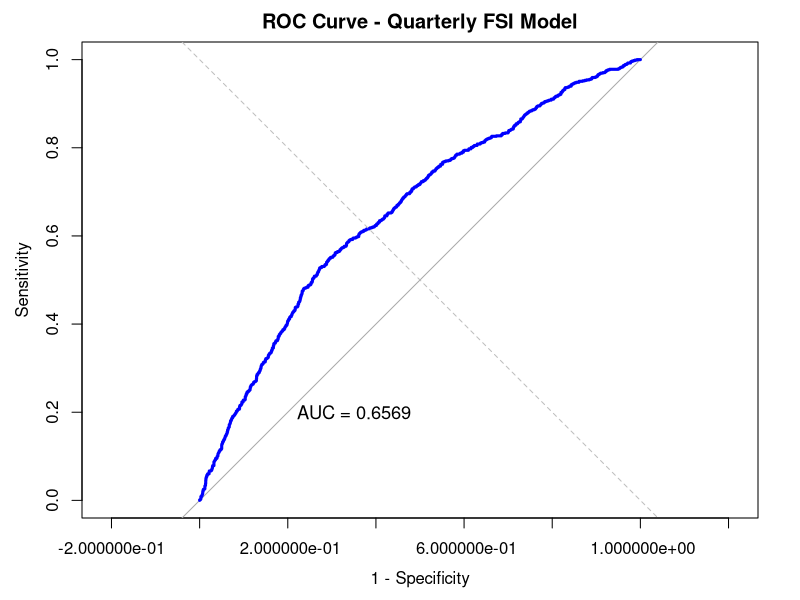
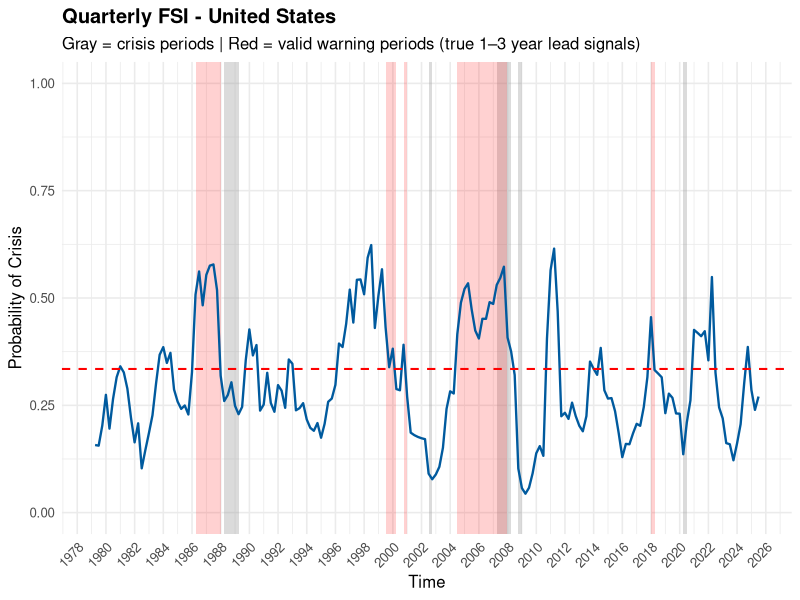
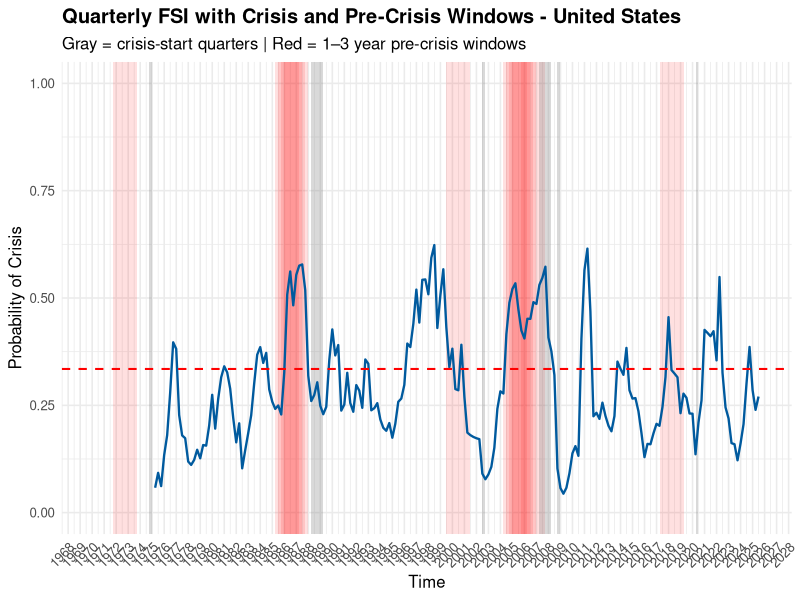
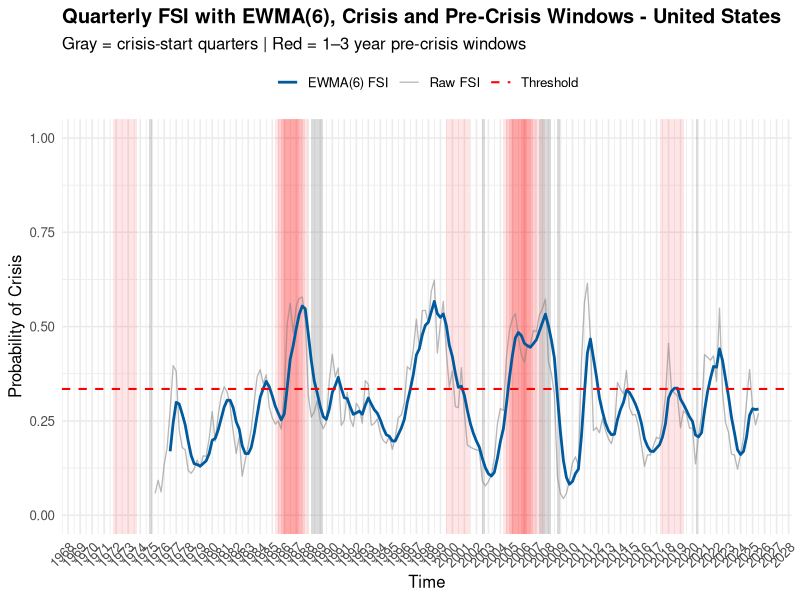

Source code (R) for these figures, in order:
# PROJECT: Financial Stability Indicator (FSI)
# SOURCE: EIB Working Paper (2019)
# PURPOSE: Reconstruction of an early-warning Financial Stability Indicator

### 1. ENVIRONMENT SETUP ----

# 1.1 Working directory
setwd("D:/PROIECTE/FSI INDICATOR")

# 1.2 Install required packages
# install.packages("dplyr")
# install.packages("pROC")
# install.packages("ggplot2")

# 1.3 Load libraries
library(dplyr)
library(pROC)
library(ggplot2)

### 2. DATA IMPORT----

# Import the quarterly panel dataset used for FSI construction
X <- read.table(
  file = "FSI INDICATOR.txt",
  sep = "\t",
  header = TRUE,
  dec = ".",
  check.names = FALSE
)

### 3. INITIAL DATA CHECKS----

# 3.1 Convert quarterly date field and extract calendar year
X$QuarterlyDate <- as.Date(X$QuarterlyDate)
X$Year <- as.numeric(format(X$QuarterlyDate, "%Y"))

# 3.2 Structure checks
str(X)
summary(X)
table(X$Country)

# 3.3 Verify ordering
X <- X[order(X$Country, X$QuarterlyDate), ]

### 4. CRISIS EVENT DEFINITION----

# This section reconstructs crisis start events using:
# - systemic banking crises
# - equity price crashes
# A crisis is flagged if either event type occurs.

# 4.1 Banking crisis events (Laeven & Valencia + EIB appendix)
banking_events <- data.frame(
  Country = c("Austria","Belgia","Columbia","Switzerland","Germany","Denmark","Spain",
              "Finland","France","UnitedKingdom","Greece","Hungary","Hungary","Ireland",
              "Italy","Japan","Korea","Netherlands","Norway","Portugal","Sweden","Sweden",
              "United States","United States"),
  start_year = c(2008,2008,1998,2008,2008,2008,2008,1991,2008,2007,2008,1991,2008,2008,
                 2008,1997,1997,2008,1991,2008,1991,2008,1988,2007)
)

X$banking_crisis_start <- 0

for (i in 1:nrow(banking_events)) {
  X$banking_crisis_start[
    X$Country == banking_events$Country[i] &
      X$Year == banking_events$start_year[i]
  ] <- 1
}

# Number of quarterly observations flagged as banking crisis start
cat("Quarterly observations flagged as banking crisis start:",
    sum(X$banking_crisis_start, na.rm = TRUE), "\n")

# 4.2 Equity price shocks
# The study uses quarterly equity declines greater than 15%.
if ("SharePricesQoQ" %in% names(X)) {
  X$equity_crash_start <- ifelse(
    !is.na(X$SharePricesQoQ) & X$SharePricesQoQ <= -0.15,
    1, 0
  )
} else {
  X$equity_crash_start <- 0
}

# Number of quarterly observations flagged as equity crashes
cat("Quarterly observations flagged as equity crashes:",
    sum(X$equity_crash_start, na.rm = TRUE), "\n")

# 4.3 Combined crisis indicator
X$crisis_start <- ifelse(
  X$banking_crisis_start == 1 | X$equity_crash_start == 1,
  1, 0
)

cat("Quarterly observations flagged as crisis start:",
    sum(X$crisis_start, na.rm = TRUE), "\n")

### 5. QUARTERLY TARGET CONSTRUCTION AND EXCLUSION RULES ----

# In the quarterly version:
# - exclusion removes the crisis quarter and the next 8 quarters
# - target is set to 1 if a crisis starts within the next 4 to 12 quarters
# This approximates a 1–3 year early-warning horizon in quarterly data.

X$crisis_dummy <- 0
X$exclude <- 0

for (ctry in unique(X$Country)) {
  
  idx <- which(X$Country == ctry)
  idx <- idx[order(X$QuarterlyDate[idx])]
  n <- length(idx)
  
  # 5.1 Exclusion window: crisis quarter + next 8 quarters
  event_pos <- which(X$crisis_start[idx] == 1)
  
  for (p in event_pos) {
    end_excl <- min(p + 8, n)
    X$exclude[idx[p:end_excl]] <- 1
  }
  
  # 5.2 Early-warning target: crisis in t+4 to t+12 quarters
  for (k in 1:n) {
    future_pos <- (k + 4):(k + 12)
    future_pos <- future_pos[future_pos <= n]
    
    if (length(future_pos) > 0 &&
        any(X$crisis_start[idx[future_pos]] == 1)) {
      X$crisis_dummy[idx[k]] <- 1
    }
  }
}
### 6. TRAINING SAMPLE DEFINITION----

vars <- c("CreditGDP", "CreditGDPgrowth5Y", "HPIgrowth5Y", "SharePricesgrowth2Y")

X_train <- X[X$QuarterlyDate <= as.Date("2025-06-30") & X$exclude == 0,
             c("Country", "QuarterlyDate", "crisis_dummy", vars)]

X_train <- X_train[complete.cases(X_train[, c("crisis_dummy", vars)]), ]

### 7. FEATURE STANDARDIZATION ----

# Standardization is performed by country using historical means and standard deviations
# computed on the quarterly training set.

stats_list <- list()

for (v in vars) {
  stats <- X_train %>%
    group_by(Country) %>%
    summarise(
      Mean = mean(.data[[v]], na.rm = TRUE),
      Sd   = sd(.data[[v]], na.rm = TRUE),
      .groups = "drop"
    )
  stats_list[[v]] <- stats
}

standardize <- function(df, v, stats) {
  if ("Mean" %in% names(df)) df$Mean <- NULL
  if ("Sd" %in% names(df)) df$Sd <- NULL
  
  df <- left_join(df, stats, by = "Country")
  df[[paste0(v, "_z")]] <- (df[[v]] - df$Mean) / df$Sd
  
  return(df)
}

X_train_std <- X_train
for (v in vars) {
  X_train_std <- standardize(X_train_std, v, stats_list[[v]])
}
### 8. MODEL ESTIMATION ----

# Logistic regression is used to estimate the probability of crisis
# within a 4–12 quarter horizon.

model_fsi_q <- glm(
  crisis_dummy ~ CreditGDP_z + CreditGDPgrowth5Y_z + HPIgrowth5Y_z + SharePricesgrowth2Y_z,
  data = X_train_std,
  family = binomial(link = "logit")
)

summary(model_fsi_q)

#The estimated quarterly logistic specification suggests that financial vulnerability is most strongly associated with equity-market dynamics, followed by credit conditions. In particular, the coefficient on SharePricesgrowth2Y_z is positive and highly statistically significant, indicating that stronger two-year equity price growth is associated with a higher probability of a crisis event within the subsequent 4–12 quarters. This is consistent with the idea that sustained asset-price booms may signal the build-up of financial imbalances.
#Both CreditGDP_z and CreditGDPgrowth5Y_z also enter the model with positive and statistically significant coefficients. This implies that higher credit-to-GDP levels and stronger medium-term credit expansion are associated with greater crisis vulnerability, which is economically consistent with standard early-warning theory. By contrast, HPIgrowth5Y_z is not statistically significant in this specification, suggesting that five-year house-price growth does not add meaningful explanatory power once the other predictors are included.
#At the model level, the decline in deviance from 3696.6 to 3506.6 indicates that the explanatory variables improve fit relative to the intercept-only benchmark. Overall, the results suggest that the quarterly adaptation of the FSI framework captures relevant early-warning information, with equity growth emerging as the dominant predictor and credit-related variables also contributing meaningfully, while housing-price growth appears less informative in this specification.
#Because the predictors are standardized, each coefficient measures the effect of a one-standard-deviation increase in the corresponding variable. 
#A one-standard-deviation increase in CreditGDP_z is associated with an increase of about 18.3% in the odds of a crisis occurring within the next 4–12 quarters, holding the other variables constant.
#A one-standard-deviation increase in CreditGDPgrowth5Y_z is associated with an increase of about 20.2% in the odds of a future crisis, ceteris paribus.
#A one-standard-deviation increase in HPIgrowth5Y_z is associated with a decrease of about 4.5% in the odds of crisis, although this effect is not statistically significant in this specification.
#A one-standard-deviation increase in SharePricesgrowth2Y_z is associated with an increase of about 73.2% in the odds of a future crisis, holding the remaining predictors constant. This makes two-year equity growth the strongest predictor in the model.


### 9. IN-SAMPLE MODEL EVALUATION ----

X_train_std$probs <- predict(model_fsi_q, type = "response")

roc_obj <- roc(X_train_std$crisis_dummy, X_train_std$probs, quiet = TRUE)
auc_val <- auc(roc_obj)

cat("In-Sample AUROC:", round(auc_val, 4), "\n")

# Interpretation:
# The in-sample AUROC of 0.6569 indicates moderate but limited discriminatory power.
# The model performs better than random classification, but its ability to distinguish
# crisis-related observations from tranquil periods remains relatively weak.
# In practical terms, this suggests that the quarterly specification contains useful
# early-warning information, although the signal is not strong enough to support
# high-confidence classification on its own.

# ROC curve
plot(
  roc_obj,
  col = "blue",
  lwd = 3,
  main = "ROC Curve - Quarterly FSI Model",
  legacy.axes = TRUE
)
abline(a = 0, b = 1, lty = 2, col = "gray")
text(
  0.65, 0.2,
  labels = paste("AUC =", round(auc_val, 4)),
  cex = 1.1
)

coords_opt <- coords(roc_obj, "best", ret = "threshold")
threshold <- as.numeric(coords_opt[1])

cat("Optimal Threshold:", round(threshold, 4), "\n")

# Interpretation:
# The optimal classification threshold is 0.3347, which is notably below the
# conventional 0.50 cutoff. This indicates that the model needs a relatively
# permissive alarm threshold in order to balance sensitivity and specificity.
# In other words, crisis-related observations do not typically receive extremely
# high fitted probabilities, so a lower cutoff is required to identify a
# reasonable share of vulnerable periods.

### 10. FULL-SAMPLE QUARTERLY SCORING ----

X_pred <- X[, c("Country", "QuarterlyDate", "Year", "crisis_start", vars)]

for (v in vars) {
  X_pred <- standardize(X_pred, v, stats_list[[v]])
}

vars_z <- paste0(vars, "_z")
X_pred$FSI_raw_q <- NA

valid_idx <- complete.cases(X_pred[, vars_z]) & X_pred$QuarterlyDate <= as.Date("2025-06-30")

X_pred$FSI_raw_q[valid_idx] <- predict(
  model_fsi_q,
  newdata = X_pred[valid_idx, ],
  type = "response"
)
### 11. IN-SAMPLE VISUALIZATION ----

# This chart shows:
# - the quarterly FSI series
# - gray bands for crisis quarters
# - red bands only for warning quarters that were truly followed by a crisis
#   within the next 4 to 12 quarters
# - the optimal threshold as a dashed line

ctry_plot <- "United States"

# 1. Build plotting dataset
df_plot <- subset(
  X_pred,
  Country == ctry_plot &
    QuarterlyDate >= as.Date("1979-01-01") &
    QuarterlyDate <= as.Date("2025-06-30")
)

df_plot <- df_plot[order(df_plot$QuarterlyDate), ]

# 2. Define predicted alarms
df_plot$alarm <- ifelse(!is.na(df_plot$FSI_raw_q) & df_plot$FSI_raw_q > threshold, 1, 0)

# 3. Define "true warning" quarters:
#    an alarm at time t is a true warning only if a crisis starts in t+4 ... t+12
df_plot$true_warning <- 0

n <- nrow(df_plot)

for (i in 1:n) {
  future_idx <- (i + 4):(i + 12)
  future_idx <- future_idx[future_idx <= n]
  
  if (df_plot$alarm[i] == 1 &&
      length(future_idx) > 0 &&
      any(df_plot$crisis_start[future_idx] == 1, na.rm = TRUE)) {
    df_plot$true_warning[i] <- 1
  }
}

# 4. Function to convert consecutive 1s into shaded date intervals
make_intervals <- function(dates, flag_vec, band_days = 90) {
  idx <- which(flag_vec == 1)
  
  if (length(idx) == 0) {
    return(data.frame(xmin = as.Date(character()), xmax = as.Date(character())))
  }
  
  groups <- cumsum(c(1, diff(idx) != 1))
  
  out <- data.frame(
    xmin = tapply(dates[idx], groups, min),
    xmax = tapply(dates[idx], groups, max)
  )
  
  out$xmin <- as.Date(out$xmin, origin = "1970-01-01")
  out$xmax <- as.Date(out$xmax, origin = "1970-01-01") + band_days
  
  rownames(out) <- NULL
  return(out)
}

# 5. Build shaded bands
crisis_bands  <- make_intervals(df_plot$QuarterlyDate, df_plot$crisis_start, band_days = 90)
warning_bands <- make_intervals(df_plot$QuarterlyDate, df_plot$true_warning, band_days = 90)

# 6. Static chart
ggplot(df_plot, aes(x = QuarterlyDate, y = FSI_raw_q)) +
  
  # Gray crisis periods
  geom_rect(
    data = crisis_bands,
    aes(xmin = xmin, xmax = xmax, ymin = -Inf, ymax = Inf),
    inherit.aes = FALSE,
    fill = "gray60",
    alpha = 0.35
  ) +
  
  # Red true-warning periods
  geom_rect(
    data = warning_bands,
    aes(xmin = xmin, xmax = xmax, ymin = -Inf, ymax = Inf),
    inherit.aes = FALSE,
    fill = "red",
    alpha = 0.18
  ) +
  
  # FSI line
  geom_line(color = "#005a9e", linewidth = 0.8, na.rm = TRUE) +
  
  # Threshold
  geom_hline(
    yintercept = threshold,
    color = "red",
    linetype = "dashed",
    linewidth = 0.7
  ) +
  
  scale_x_date(
    date_breaks = "2 years",
    date_labels = "%Y"
  ) +
  
  scale_y_continuous(
    limits = c(0, 1),
    name = "Probability of Crisis"
  ) +
  
  labs(
    title = paste("Quarterly FSI -", ctry_plot),
    subtitle = "Gray = crisis periods | Red = valid warning periods (true 1–3 year lead signals)",
    x = "Time"
  ) +
  
  theme_minimal(base_size = 12) +
  theme(
    plot.title = element_text(face = "bold"),
    axis.text.x = element_text(angle = 45, hjust = 1)
  )
### 12. OUT-OF-SAMPLE RECURSIVE ESTIMATION ----

# This block implements a recursive real-time quarterly framework:
# - re-estimate the quarterly model each year using all information available up to the previous year-end
# - compute a dynamic threshold from the current training sample
# - generate quarterly out-of-sample FSI values for the test year

start_pred_year <- 1985
end_pred_year   <- 2025

X_oos_results <- data.frame()

cat("\n--- STARTING RECURSIVE OOS ESTIMATION (QUARTERLY):", start_pred_year, "-", end_pred_year, "---\n")

for (yr in start_pred_year:end_pred_year) {
  
  cat(paste("Processing year:", yr, "... "))
  flush.console()
  
  # 12.1 Define recursive quarterly training set
  X_train_iter <- X[
    X$QuarterlyDate < as.Date(paste0(yr, "-01-01")) & X$exclude == 0,
    c("Country", "QuarterlyDate", "crisis_dummy", vars)
  ]
  
  X_train_iter <- X_train_iter[complete.cases(X_train_iter[, c("crisis_dummy", vars)]), ]
  
  if (sum(X_train_iter$crisis_dummy, na.rm = TRUE) < 5) {
    cat("SKIPPED (insufficient crisis events)\n")
    next
  }
  
  # 12.2 Country-level standardization based on available quarterly history
  stats_iter <- list()
  X_train_std_iter <- X_train_iter
  
  for (v in vars) {
    stats <- X_train_iter %>%
      group_by(Country) %>%
      summarise(
        Mean = mean(.data[[v]], na.rm = TRUE),
        Sd   = sd(.data[[v]], na.rm = TRUE),
        .groups = "drop"
      )
    
    stats_iter[[v]] <- stats
    
    X_train_std_iter <- left_join(X_train_std_iter, stats, by = "Country")
    X_train_std_iter[[paste0(v, "_z")]] <- (X_train_std_iter[[v]] - X_train_std_iter$Mean) / X_train_std_iter$Sd
    X_train_std_iter$Mean <- NULL
    X_train_std_iter$Sd <- NULL
  }
  
  vars_z <- paste0(vars, "_z")
  X_train_std_iter <- X_train_std_iter[complete.cases(X_train_std_iter[, c("crisis_dummy", vars_z)]), ]
  
  # 12.3 Refit quarterly model
  model_oos <- tryCatch({
    glm(
      crisis_dummy ~ CreditGDP_z + CreditGDPgrowth5Y_z + HPIgrowth5Y_z + SharePricesgrowth2Y_z,
      data = X_train_std_iter,
      family = binomial(link = "logit")
    )
  }, error = function(e) return(NULL))
  
  if (is.null(model_oos)) {
    cat("MODEL ERROR\n")
    next
  }
  
  # 12.4 Dynamic threshold from current training sample
  probs_train <- predict(model_oos, type = "response")
  roc_train <- roc(X_train_std_iter$crisis_dummy, probs_train, quiet = TRUE)
  coords_opt <- coords(roc_train, "best", ret = "threshold", transpose = TRUE)
  
  current_threshold <- as.numeric(coords_opt[1])
  
  if (is.infinite(current_threshold) || is.na(current_threshold)) {
    current_threshold <- 0.20
  }
  
  # 12.5 Test-year quarterly prediction
  X_test_quarterly <- X[
    X$Year == yr,
    c("Country", "QuarterlyDate", "Year", "crisis_start", "crisis_dummy", vars)
  ]
  
  for (v in vars) {
    stats_to_use <- stats_iter[[v]]
    
    X_test_quarterly <- left_join(X_test_quarterly, stats_to_use, by = "Country")
    X_test_quarterly[[paste0(v, "_z")]] <- (X_test_quarterly[[v]] - X_test_quarterly$Mean) / X_test_quarterly$Sd
    X_test_quarterly$Mean <- NULL
    X_test_quarterly$Sd <- NULL
  }
  
  X_test_quarterly <- X_test_quarterly[complete.cases(X_test_quarterly[, vars_z]), ]
  
  if (nrow(X_test_quarterly) > 0) {
    X_test_quarterly$FSI_OOS <- predict(model_oos, newdata = X_test_quarterly, type = "response")
    X_test_quarterly$Dynamic_Threshold <- current_threshold
    
    X_oos_results <- bind_rows(
      X_oos_results,
      X_test_quarterly[, c("Country", "QuarterlyDate", "Year", "crisis_start", "crisis_dummy", "FSI_OOS", "Dynamic_Threshold")]
    )
    
    cat("OK (Threshold:", round(current_threshold, 3), ")\n")
  } else {
    cat("SKIPPED\n")
  }
}

cat("--- RECURSIVE OOS ESTIMATION COMPLETED ---\n")

### 13. OOS VISUALIZATION ----

ctry_plot <- "United States"

# 1. Series to plot
df_plot <- subset(
  X_pred,
  Country == ctry_plot &
    QuarterlyDate <= as.Date("2025-06-30")
)

df_plot <- df_plot[order(df_plot$QuarterlyDate), ]

# 2. Crisis-start quarters
df_crisis <- subset(
  X,
  Country == ctry_plot &
    crisis_start == 1 &
    QuarterlyDate <= as.Date("2025-06-30")
)

df_crisis <- df_crisis[order(df_crisis$QuarterlyDate), ]

# 3. Gray crisis windows (one quarter)
crisis_windows <- data.frame(
  xmin = df_crisis$QuarterlyDate,
  xmax = df_crisis$QuarterlyDate + 90
)

# 4. Red pre-crisis windows: from t-12 quarters to t-4 quarters
pre_crisis_windows <- data.frame(
  xmin = df_crisis$QuarterlyDate - 365 * 3,
  xmax = df_crisis$QuarterlyDate - 365
)

if (nrow(pre_crisis_windows) > 0) {
  pre_crisis_windows$xmin <- pmax(
    pre_crisis_windows$xmin,
    min(df_plot$QuarterlyDate, na.rm = TRUE)
  )
}

# 5. Plot
ggplot(df_plot, aes(x = QuarterlyDate, y = FSI_raw_q)) +
  
  # Red pre-crisis windows
  geom_rect(
    data = pre_crisis_windows,
    aes(xmin = xmin, xmax = xmax, ymin = -Inf, ymax = Inf),
    inherit.aes = FALSE,
    fill = "red",
    alpha = 0.12
  ) +
  
  # Gray crisis quarters
  geom_rect(
    data = crisis_windows,
    aes(xmin = xmin, xmax = xmax, ymin = -Inf, ymax = Inf),
    inherit.aes = FALSE,
    fill = "gray50",
    alpha = 0.30
  ) +
  
  # FSI line
  geom_line(color = "#005a9e", linewidth = 0.8, na.rm = TRUE) +
  
  # Threshold
  geom_hline(
    yintercept = threshold,
    color = "red",
    linetype = "dashed",
    linewidth = 0.7
  ) +
  
  scale_x_date(
    date_breaks = "1 year",
    date_labels = "%Y"
  ) +
  
  scale_y_continuous(
    limits = c(0, 1),
    name = "Probability of Crisis"
  ) +
  
  labs(
    title = paste("Quarterly FSI with Crisis and Pre-Crisis Windows -", ctry_plot),
    subtitle = "Gray = crisis-start quarters | Red = 1–3 year pre-crisis windows",
    x = "Time"
  ) +
  
  theme_minimal(base_size = 12) +
  theme(
    plot.title = element_text(face = "bold"),
    axis.text.x = element_text(angle = 45, hjust = 1)
  )

### 14. EWMA SMOOTHING OF THE QUARTERLY FSI ----

# This step smooths the raw quarterly FSI series using an exponentially weighted
# moving average over the latest 6 quarters. This is consistent with the paper's
# out-of-sample logic, where recent observations receive the highest weight.

# EWMA weights for 6 observations (oldest -> newest), approximately as in the paper
w6 <- c(0.05, 0.09, 0.14, 0.19, 0.24, 0.29)
w6 <- w6 / sum(w6)

# Helper function: rolling EWMA over the last 6 valid observations
ewma_6 <- function(x, w = w6) {
  n <- length(x)
  out <- rep(NA_real_, n)
  
  for (i in seq_len(n)) {
    if (i >= 6) {
      window <- x[(i - 5):i]
      if (all(!is.na(window))) {
        out[i] <- sum(window * w)
      }
    }
  }
  
  out
}

# Apply by country
X_pred <- X_pred[order(X_pred$Country, X_pred$QuarterlyDate), ]

X_pred$FSI_ewma6_q <- NA_real_

for (ctry in unique(X_pred$Country)) {
  idx <- which(X_pred$Country == ctry)
  idx <- idx[order(X_pred$QuarterlyDate[idx])]
  
  X_pred$FSI_ewma6_q[idx] <- ewma_6(X_pred$FSI_raw_q[idx])
}

summary(X_pred$FSI_raw_q)
summary(X_pred$FSI_ewma6_q)

sum(!is.na(X_pred$FSI_raw_q))
sum(!is.na(X_pred$FSI_ewma6_q))

### 15. GRAPHIC EWMA OOS ----

ctry_plot <- "United States"

# 1. Plotting dataset
df_plot <- subset(
  X_pred,
  Country == ctry_plot &
    QuarterlyDate <= as.Date("2025-06-30")
)

df_plot <- df_plot[order(df_plot$QuarterlyDate), ]

# 2. Crisis-start quarters for the plotted country
df_crisis <- subset(
  X,
  Country == ctry_plot &
    crisis_start == 1 &
    QuarterlyDate <= as.Date("2025-06-30")
)

df_crisis <- df_crisis[order(df_crisis$QuarterlyDate), ]

# 3. Gray crisis windows: one quarter
crisis_windows <- data.frame(
  xmin = df_crisis$QuarterlyDate,
  xmax = df_crisis$QuarterlyDate + 90
)

# 4. Red pre-crisis windows: from t-12 quarters to t-4 quarters
pre_crisis_windows <- data.frame(
  xmin = df_crisis$QuarterlyDate - 365 * 3,
  xmax = df_crisis$QuarterlyDate - 365
)

if (nrow(pre_crisis_windows) > 0) {
  pre_crisis_windows$xmin <- pmax(
    pre_crisis_windows$xmin,
    min(df_plot$QuarterlyDate, na.rm = TRUE)
  )
}

# 5. Static chart with legend
ggplot(df_plot, aes(x = QuarterlyDate)) +
  
  # Red pre-crisis windows
  geom_rect(
    data = pre_crisis_windows,
    aes(xmin = xmin, xmax = xmax, ymin = -Inf, ymax = Inf),
    inherit.aes = FALSE,
    fill = "red",
    alpha = 0.10
  ) +
  
  # Gray crisis quarters
  geom_rect(
    data = crisis_windows,
    aes(xmin = xmin, xmax = xmax, ymin = -Inf, ymax = Inf),
    inherit.aes = FALSE,
    fill = "gray50",
    alpha = 0.28
  ) +
  
  # Raw FSI
  geom_line(
    aes(y = FSI_raw_q, color = "Raw FSI", linetype = "Raw FSI"),
    linewidth = 0.45,
    alpha = 0.55,
    na.rm = TRUE
  ) +
  
  # Smoothed FSI
  geom_line(
    aes(y = FSI_ewma6_q, color = "EWMA(6) FSI", linetype = "EWMA(6) FSI"),
    linewidth = 0.95,
    na.rm = TRUE
  ) +
  
  # Threshold
  geom_hline(
    aes(yintercept = threshold, color = "Threshold", linetype = "Threshold"),
    linewidth = 0.7
  ) +
  
  scale_color_manual(
    name = NULL,
    values = c(
      "Raw FSI" = "#7f7f7f",
      "EWMA(6) FSI" = "#005a9e",
      "Threshold" = "red"
    )
  ) +
  
  scale_linetype_manual(
    name = NULL,
    values = c(
      "Raw FSI" = "solid",
      "EWMA(6) FSI" = "solid",
      "Threshold" = "dashed"
    )
  ) +
  
  scale_x_date(
    date_breaks = "1 year",
    date_labels = "%Y"
  ) +
  
  scale_y_continuous(
    limits = c(0, 1),
    name = "Probability of Crisis"
  ) +
  
  labs(
    title = paste("Quarterly FSI with EWMA(6), Crisis and Pre-Crisis Windows -", ctry_plot),
    subtitle = "Gray = crisis-start quarters | Red = 1–3 year pre-crisis windows",
    x = "Time"
  ) +
  
  theme_minimal(base_size = 12) +
  theme(
    plot.title = element_text(face = "bold"),
    axis.text.x = element_text(angle = 45, hjust = 1),
    legend.position = "top"
  )
